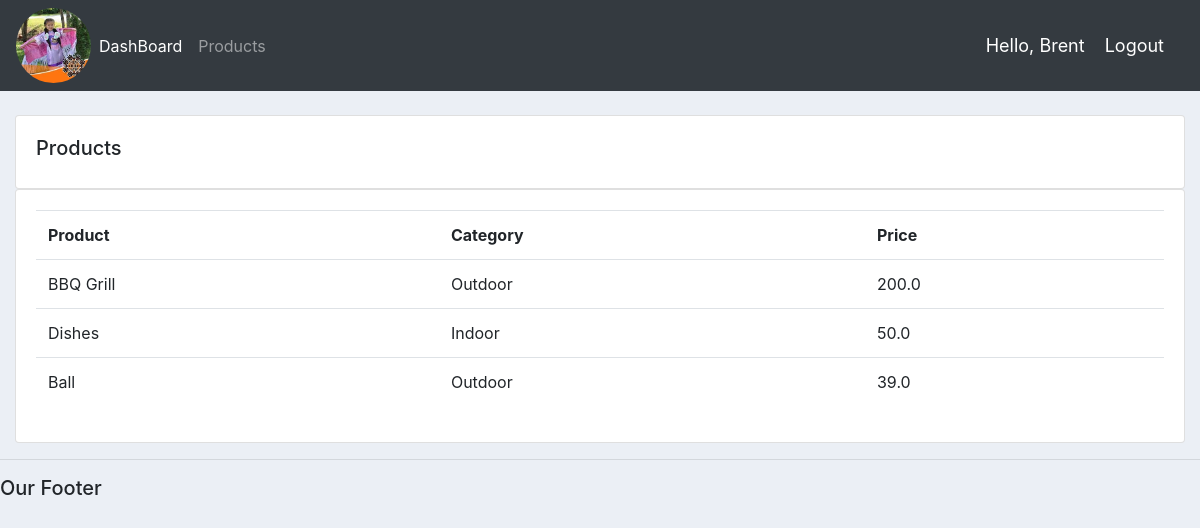
The page /products/ (signed in) on the database its author committed.
### accounts/models.py (models this page shows, shortened)
class Product(models.Model):
    CATEGORY = (
        ('Indoor','Indoor'),
        ('Outdoor', 'Outdoor'),
            )
    name = models.CharField(max_length=200, null=True)
    price = models.FloatField(null=True)
    category = models.CharField(max_length=200, null=True, choices=CATEGORY)
    description = models.CharField(max_length=200, null=True, blank=True)
    date_created = models.DateTimeField(auto_now_add=True, null=True)
    tags = models.ManyToManyField(Tag)

### accounts/views.py (the view)
# urls.py: path('products/', views.products, name="products"),
@login_required(login_url='login')
def products(request):
    products = Product.objects.all()
    return render(request, 'accounts/products.html', {'products': products})

### accounts/templates/accounts/products.html
{% extends 'accounts/main.html'%}
{% block content %}
<br>
<div class="row">
    <div class="col-md">
        <div class="card card-body">
            <h5>Products</h5>
        </div>
        <div class="card card-body">
            <table class="table">
                <tr>
                    <th>Product</th>
                    <th>Category</th>
                    <th>Price</th>
                </tr>
                {% for i in products %}
                    <tr>
                        <td>{{i.name}}</td>
                        <td>{{i.category}}</td>
                        <td>{{i.price}}</td>
                    </tr>
                {% endfor %}
            </table>
        </div>
    </div>
</div>
{% endblock%}

### accounts/templates/accounts/navbar.html (shortened to what this page needs)
{% load static %}
 <nav class="navbar navbar-expand-lg navbar-dark bg-dark">
     <img style="border-radius: 50px;" src="{% static 'images/images.png'%}" width="75" height="75">
     <div class="collapse navbar-collapse" id="navbarNav">
       <ul class="navbar-nav">
         <li class="nav-item active">
           <a class="nav-link" href="{% url 'home' %}">DashBoard </a>
         </li>
         <li class="nav-item">
           <a class="nav-link" href="{% url 'products' %}">Products</a>
         </li>
       </ul>
     </div>
     <span class="hello-msg">Hello, {{request.user}}</span>
     <span><a class="hello-msg" href="{% url 'logout' %}">Logout</a></span>
    </nav>

### static/css/main.css (style rules this page uses)
body { background-color: #ebeff5; }

### accounts/templates/accounts/navbar.html (style rules this page uses)
.hello-msg { font-size: 18px; color: #ffff; margin-right: 20px; }

### rows shown on the page
Product: name "BBQ Grill", category "Outdoor", price "200.0"
Product: name "Dishes", category "Indoor", price "50.0"
Product: name "Ball", category "Outdoor", price "39.0"

### other values the page prints
{{ request.user }} "Brent"
